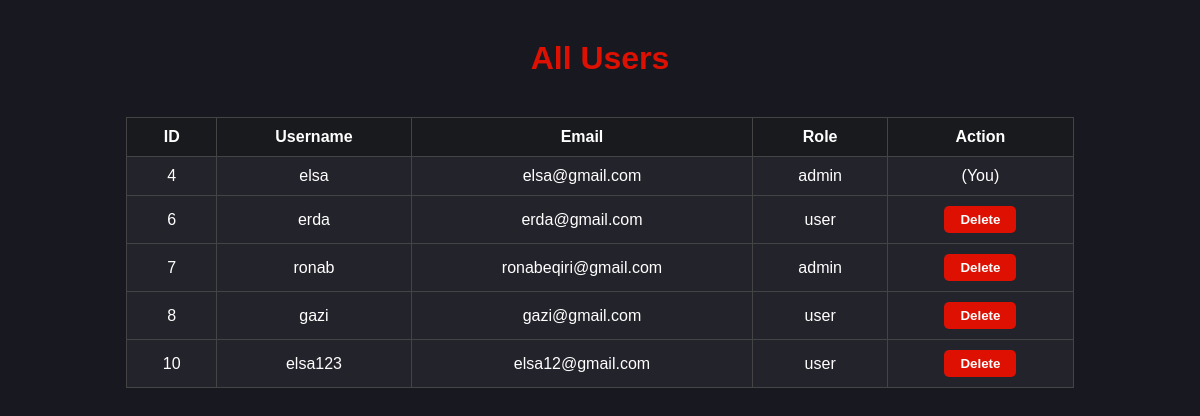
The page /logic/admin_users.php (signed in) on the database its author committed.
### tables this page shows
CREATE TABLE `user` (
  `id` int(11) NOT NULL,
  `username` varchar(50) NOT NULL,
  `password` varchar(255) NOT NULL,
  `role` varchar(50) NOT NULL,
  `email` varchar(50) NOT NULL
);

### logic/admin_users.php (the view, shortened to what this page needs)
<?php
require 'config.php';
$result = $conn->query("SELECT id, username, email, role FROM user");
?>
<!DOCTYPE html>
<html>
<head>
</head>
<body>
    <h1>All Users</h1>
    <table>
        <tr><th>ID</th><th>Username</th><th>Email</th><th>Role</th><th>Action</th></tr>
        <?php while ($row = $result->fetch_assoc()): ?>
            <tr>
                <td><?= $row['id'] ?></td>
                <td><?= htmlspecialchars($row['username']) ?></td>
                <td><?= htmlspecialchars($row['email']) ?></td>
                <td><?= htmlspecialchars($row['role']) ?></td>
                <td>
                    <?php if ($row['id'] != $_SESSION['user_id']): ?>
                        <button class="delete-user-btn" data-user-id="<?= $row['id'] ?>">Delete</button>
                    <?php else: ?>
                        (You)
                    <?php endif; ?>
                </td>
            </tr>
        <?php endwhile; ?>
    </table>
</body>
</html>

### logic/admin_users.php (style rules this page uses)
body { background: #181820; font-family: 'Rajdhani', sans-serif; }
h1 { text-align: center; color: #de1002; margin-top: 40px; }
table { border-collapse: collapse; width: 80%; margin: 40px auto; background: #23232b; color: #fff; }
th, td { border: 1px solid #444; padding: 10px 16px; text-align: center; }
th { background: #191a1d; }
button.delete-user-btn { background: #de1002; color: #fff; border: none; padding: 6px 16px; border-radius: 5px; cursor: pointer; font-weight: bold; transition: background 0.2s; }

### rows shown on the page
user: id "4", username "elsa", email "elsa@gmail.com", role "admin", shows "(You)"
user: id "6", username "erda", email "erda@gmail.com", role "user"
user: id "7", username "ronab", email "ronabeqiri@gmail.com", role "admin"
user: id "8", username "gazi", email "gazi@gmail.com", role "user"
user: id "10", username "elsa123", email "elsa12@gmail.com", role "user"
